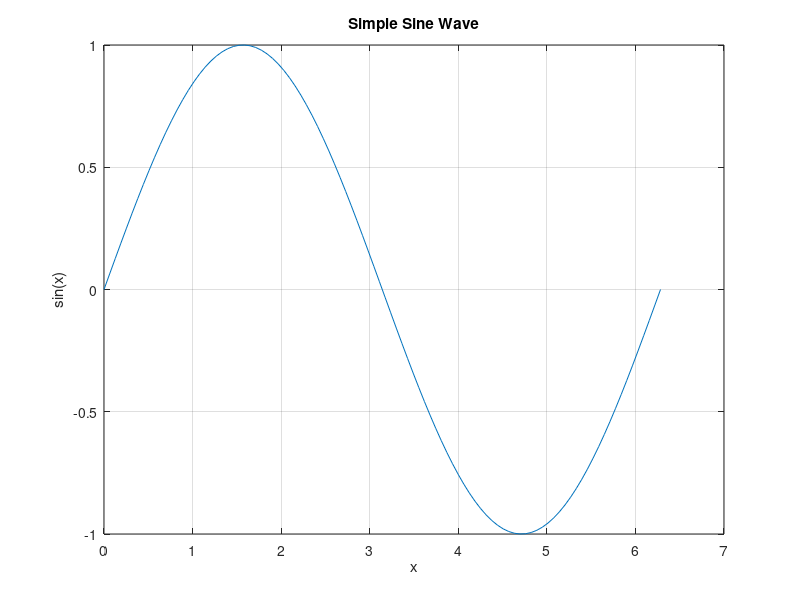

Recreate this plot in MATLAB.
% Simple MATLAB test script to verify MATLAB is working in VS Code

% Test 1: Display a message
disp('MATLAB is working in VS Code!');

% Test 2: Basic arithmetic
result = 2 + 3;
fprintf('2 + 3 = %d\n', result);

% Test 3: Create a simple array and compute
arr = [1, 2, 3, 4, 5];
sum_arr = sum(arr);
fprintf('Sum of [1, 2, 3, 4, 5] = %d\n', sum_arr);

% Test 4: Create a simple plot
x = linspace(0, 2*pi, 100);
y = sin(x);
plot(x, y);
title('Simple Sine Wave');
xlabel('x');
ylabel('sin(x)');
grid on;

disp('All tests completed successfully!');